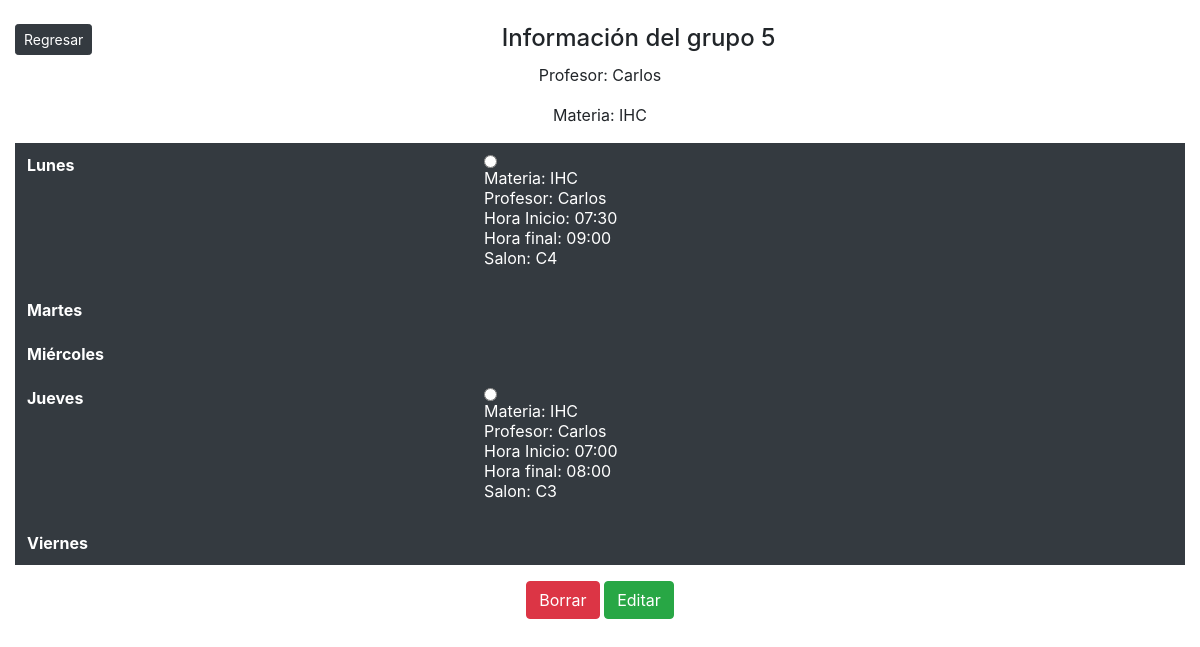
Page /public_html/horariosAdministrador.php?id=5 (signed in) on the committed database.
### tables this page shows
CREATE TABLE `profesor` (
  `idProfesor` int(11) NOT NULL,
  `NomProf` varchar(45) NOT NULL,
  `idUsuario` varchar(20) NOT NULL
);

CREATE TABLE `materia` (
  `idMateria` int(11) NOT NULL,
  `DescMat` varchar(20) NOT NULL,
  `Creditos` int(11) NOT NULL,
  `NomMat` varchar(45) NOT NULL
);

CREATE TABLE `clase` (
  `idClase` int(11) NOT NULL,
  `idCurso` int(11) NOT NULL,
  `idSalon` int(11) NOT NULL,
  `Dia` varchar(10) NOT NULL,
  `HoraInicio` varchar(10) NOT NULL,
  `HoraFin` varchar(10) NOT NULL
);

CREATE TABLE `salon` (
  `idSalon` int(11) NOT NULL,
  `DescSalon` varchar(45) NOT NULL
);

### public_html/horariosAdministrador.php (the view, shortened to what this page needs)
<?php
    $cursoObtenido= $_GET['id'];
    $rol=$_SESSION['rol'];
    if(!isset($cursoObtenido)){
        header("location:login.php");
    }else{
        require 'login//conexion.php';
        if($rol==1){
        $sentencia_2="SELECT idClase,NomProf,Dia,HoraInicio,HoraFin,DescSalon,DescMat
        from curso
        inner join profesor
        inner join clase
        inner join salon
        inner join materia
        on (curso.idCurso=clase.idCurso
        and curso.idProfesor=profesor.idProfesor
        and curso.idMateria=materia.idMateria
        and clase.idSalon=salon.idSalon)
        where curso.idCurso=$cursoObtenido";
        $resultado=mysqli_query($conexion,$sentencia_2);
        $resultado4=mysqli_query($conexion,$sentencia_2);
        $resultado6=mysqli_query($conexion,$sentencia_2);
        $nomAux=mysqli_fetch_array($resultado6);
    ?>
<html>
    <head>
        <link rel="stylesheet" type="text/css" href="css/style.css">
        <link rel="stylesheet" href="https://stackpath.bootstrapcdn.com/bootstrap/4.3.1/css/bootstrap.min.css">
    </head>
    <body>
        <div class="container-fluid ">
        	<div class="row">
        		<div class="col-12 text-center">
                    <br>
                    <a href="vistaAdministrador.php">
                    <button type="button" class="btn btn-dark btn-sm mb-2 float-left">Regresar</button>
                    </a>
        			<h4 class="titulo d-inline">Información del grupo <?php echo $cursoObtenido;?></h4>
        		</div>
        	</div>
        	<div class="row justify-content-center">
        		<div class="col-6 text-center">
        			<p>Profesor: <?php echo $nomAux['NomProf']; ?></p>
        			<p>Materia: <?php echo $nomAux['DescMat']; ?></p>
        		</div>
        	</div>
            <div class="row justify-content-center">
                <div class="col-12 text-center table-responsive">
                    <form action="modificarHorario.php" method="POST">
                    <table class="table table-dark table-hover table-borderless">
                        <tr>
                            <th scope="col">Lunes</th>
                            <?php while($mostrar=mysqli_fetch_array($resultado)){
                                if($mostrar['Dia']=='Lunes'){
                                    echo "<td scope='col'>";
                                    echo "<label>";
                                    echo "<input type='radio' value=".$mostrar['idClase']." name='claseElegida' required><br>";
                                    echo "Materia: ".$mostrar['DescMat']."<br>Profesor: ".$mostrar['NomProf']."<br>Hora Inicio: ".$mostrar['HoraInicio']."<br>Hora final: ".$mostrar['HoraFin']."<br>Salon: ".$mostrar['DescSalon'];
                                    echo "</label>";
                                    echo "</td>";
                                };
                            }?>
                        </tr>
                        <tr>
                            <th scope="col">Martes</th>
                        </tr>
                        <tr>
                            <th scope="col">Miércoles</th>
                        </tr>
                        <tr>
                            <th scope="col">Jueves</th>
                            <?php while($mostrar4=mysqli_fetch_array($resultado4)){
                                if($mostrar4['Dia']=='Jueves'){
                            		echo "<td scope='col'>";
                                    echo "<label>";
                                    echo "<input type='radio' value=".$mostrar4['idClase']." name='claseElegida' required><br>";
                                    echo "Materia: ".$mostrar4['DescMat']."<br>Profesor: ".$mostrar4['NomProf']."<br>Hora Inicio: ".$mostrar4['HoraInicio']."<br>Hora final: ".$mostrar4['HoraFin']."<br>Salon: ".$mostrar4['DescSalon'];
                                    echo "</label>";
                                    echo "</td>";
                                };
                            }?>
                        </tr>
                        <tr>
                            <th scope="col">Viernes</th>
                        </tr>
                    </table>
                    <button type="submit" class="btn btn-danger btn-md" value="borrar" name="opcion" >Borrar</button>
                    <button type="submit" class="btn btn-success btn-md" value="editar" name="opcion" >Editar</button>
                    </form >
                </div>
            </div>
        </div>
    </body>
</html>
    <?php }else{
        header("location:cerrarSesion.php");
    } }?>

### public_html/css/style.css (style rules this page uses)
body { background-color: powderblue; margin:0; padding: 0; }

### rows in the picture
profesor: NomProf "Carlos"
materia: DescMat "IHC"
clase: materia.DescMat "IHC", profesor.NomProf "Carlos", HoraInicio "07:30", HoraFin "09:00", idSalon.DescSalon "C4"
clase: materia.DescMat "IHC", profesor.NomProf "Carlos", HoraInicio "07:00", HoraFin "08:00", idSalon.DescSalon "C3"

### other values in the picture
$cursoObtenido "5"
